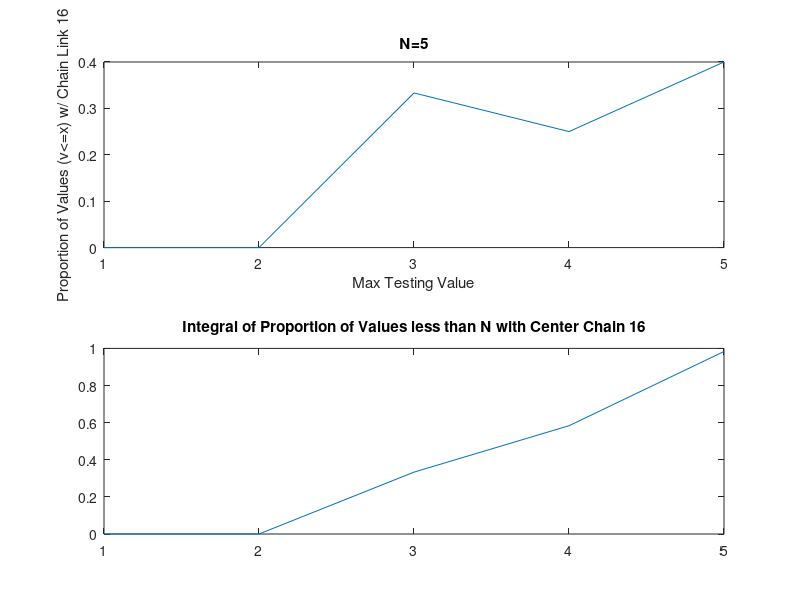

This chart was generated by the following MATLAB code:
% Jacob Krol
% Collatz 16 as Base 2 Center Chain Proportion Growth

max = input('Maximum value to be tested:');
prop = zeros(1,max);
area = 0;
pintegral = [];

for nval = 1:max
    currentval = 1;
    dim=13;
    chain = zeros(1,dim+1);

    while(currentval < nval)
        currentval = currentval+1;
        movingval = currentval;
        while(log2(movingval)-floor(log2(movingval))>0)
            if(mod(movingval,2)==0)
                movingval = movingval/2;
            else
                movingval = 3*movingval+1;
            end
        end
        chain(log2(movingval)) = chain(log2(movingval))+1;
    end
    chain = [1 chain];
    prop(nval) = chain(5)/sum(chain);
    if(mod(nval,500)==0)
        disp(nval)
    end
    area = area + prop(nval);
    pintegral = [pintegral area];
end

proportion = subplot(2,1,1);
plot(proportion,1:max,prop)
title(['N=' int2str(max)])
xlabel('Max Testing Value')
ylabel('Proportion of Values (v<=x) w/ Chain Link 16')

integralofproportion = subplot(2,1,2);
plot(integralofproportion,1:max,pintegral)
title('Integral of Proportion of Values less than N with Center Chain 16')